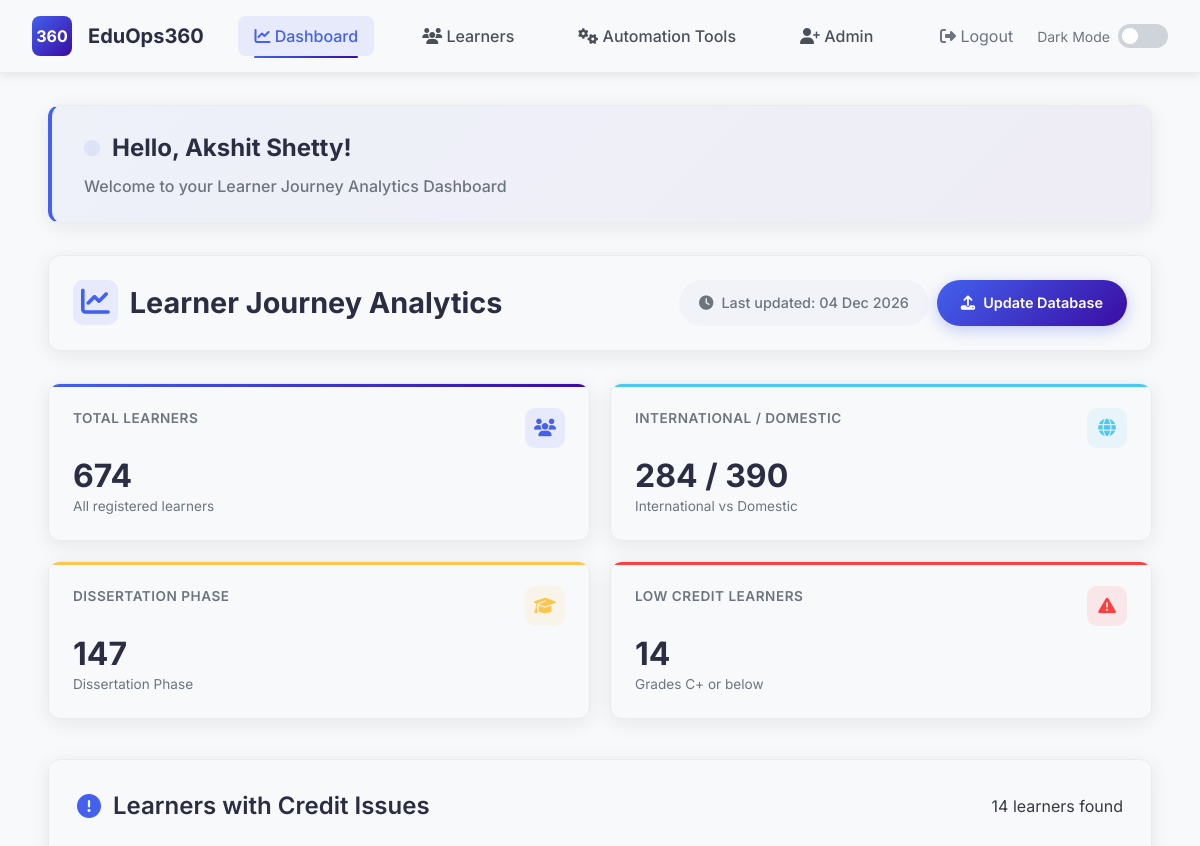
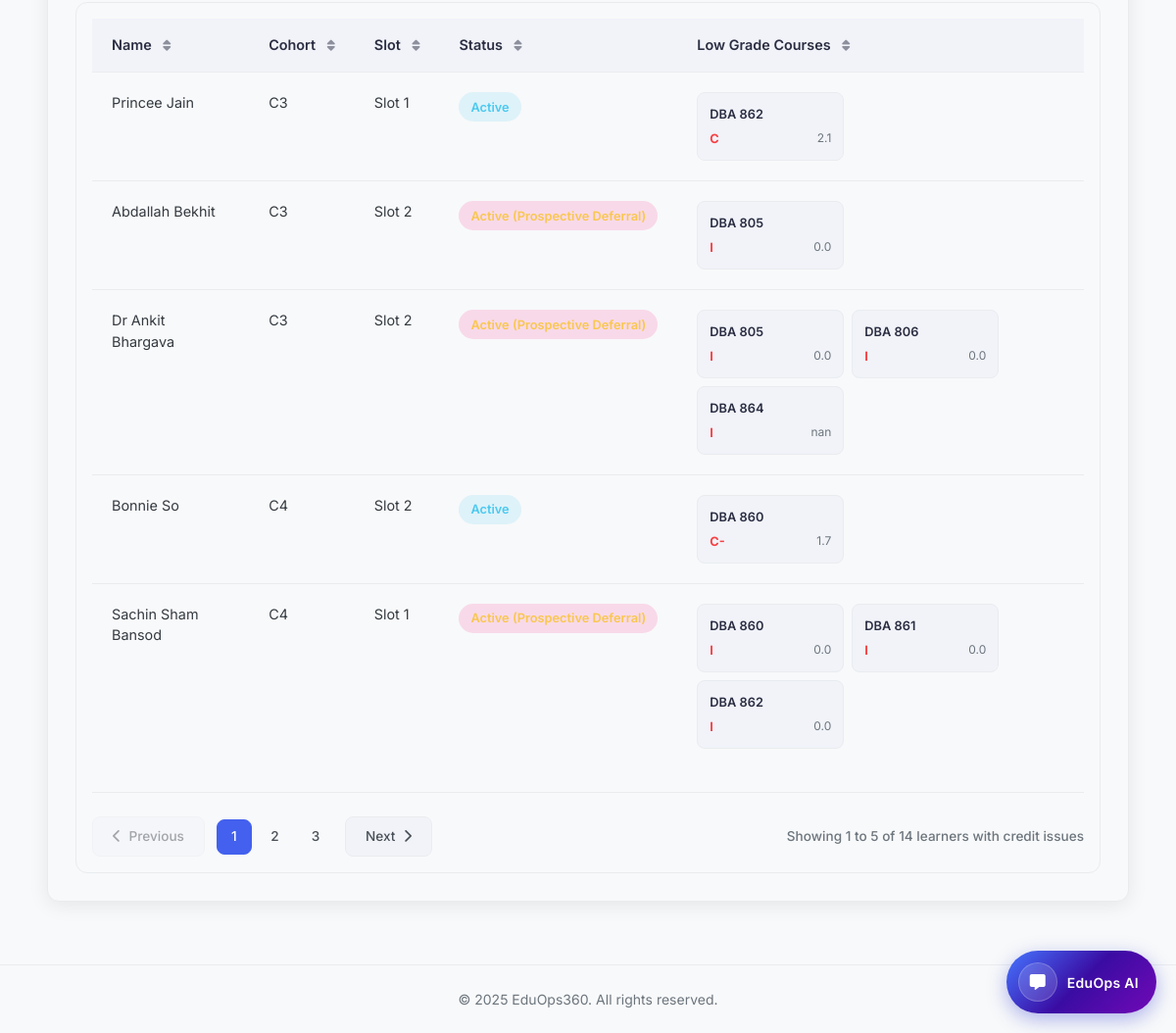
The page / (signed in) on the database its author committed (2 pictures, top to bottom).
### tables this page shows
CREATE TABLE "Gradesheet" (
"Email" TEXT,
  "User ID" TEXT,
  "First Name" TEXT,
  "Last Name" TEXT,
  "Cohort #" TEXT,
  "Cohort ID" TEXT,
  "Slot" TEXT,
  "Batch" TEXT,
  "GGU ID" TEXT,
  "Status" TEXT,
  "Courses Completed" INTEGER,
  "Overall CGPA" REAL,
  "Courses Incomplete" REAL,
  "DBA 805 Grade" TEXT,
  "DBA 805 Credit" REAL,
  "DBA 806 Grade" TEXT,
  "DBA 806 Credit" REAL,
  "DBA 863 Grade" TEXT,
  "DBA 863 Credit" REAL,
  "DBA 860 Grade" TEXT,
  "DBA 860 Credit" REAL,
  "DBA 861 Grade" TEXT,
  "DBA 861 Credit" REAL,
  "DBA 862 Grade" TEXT,
  "DBA 862 Credit" REAL,
  "DBA 864 Grade" TEXT,
  "DBA 864 Credit" REAL
);

### app.py (the view)
@app.route('/')
@login_required
def dashboard():
    cohort_filter = request.args.getlist('cohort')
    slot_filter = request.args.getlist('slot')
    status_filter = request.args.getlist('status')
    search_filter = request.args.get('search')
    page = request.args.get('page', 1, type=int)
    data = get_dashboard_data(cohort_filter, slot_filter, status_filter, search_filter, page)
    if not data:
        return "Error loading data", 500
    data['selected_cohorts'] = cohort_filter
    data['selected_slots'] = slot_filter
    data['selected_statuses'] = status_filter
    data['last_updated'] = get_last_updated_time()  # Add this line
    flash_messages = []
    return render_template('dashboard.html', **data)

### templates/dashboard.html (shortened to what this page needs)
{% extends "base.html" %}
{% block content %}
<div class="dashboard-container">
    <div class="greeting-section animated">
        <div class="greeting-content">
            <h2 class="greeting-text">
                <i class="fas fa-hand-wave"></i>
                Hello, {{ session.get('first_name', '') }} {{ session.get('last_name', '') }}!
            </h2>
            <p class="greeting-subtext">Welcome to your Learner Journey Analytics Dashboard</p>
        </div>
    </div>
    <div class="page-header">
        <h1><i class="fas fa-chart-line"></i> Learner Journey Analytics</h1>
        <div class="header-actions">
            <div class="last-updated">
                <i class="fas fa-clock"></i>
                Last updated: {{ last_updated.strftime('%d %b %Y') if last_updated else 'Just now' }}
            </div>
            <button class="btn btn-primary" onclick="showUploadModal()">
                <i class="fas fa-upload"></i> Update Database
            </button>
        </div>
    </div>
    <div class="stats-grid">
        <a href="{{ url_for('learners') }}" style="text-decoration: none; color: inherit;">
            <div class="stat-card animated">
                <div class="stat-header">
                    <div class="stat-title">Total Learners</div>
                    <div class="stat-icon">
                        <i class="fas fa-users"></i>
                    </div>
                </div>
                <div class="stat-value">{{ total_learners }}</div>
                <div class="stat-description">All registered learners</div>
            </div>
        </a>
        <div class="stat-card success animated delay-1">
            <div class="stat-header">
                <div class="stat-title">International / Domestic</div>
                <div class="stat-icon">
                    <i class="fas fa-globe"></i>
                </div>
            </div>
            <div class="stat-value">{{ international_count }} / {{ domestic_count }}</div>
            <div class="stat-description">International vs Domestic</div>
        </div>
        <div class="stat-card warning animated delay-2">
            <div class="stat-header">
                <div class="stat-title">Dissertation Phase</div>
                <div class="stat-icon">
                    <i class="fas fa-graduation-cap"></i>
                </div>
            </div>
            <div class="stat-value">{{ completed_learners_count }}</div>
            <div class="stat-description">Dissertation Phase</div>
        </div>
        <div class="stat-card danger animated delay-3 pulse">
            <div class="stat-header">
                <div class="stat-title">Low Credit Learners</div>
                <div class="stat-icon">
                    <i class="fas fa-exclamation-triangle"></i>
                </div>
            </div>
            <div class="stat-value">{{ low_credit_count }}</div>
            <div class="stat-description">Grades C+ or below</div>
        </div>
    </div>
    <div class="data-section">
        <div class="section-header">
            <h2><i class="fas fa-exclamation-circle"></i> Learners with Credit Issues</h2>
            <div class="results-count">{{ pagination.total_low_credit }} learners found</div>
        </div>
        <div class="table-container">
            {% if learners_with_low_grades %}
            <table id="learnersTable">
                <thead>
                    <tr>
                        <th onclick="sortTable(0)">Name <i class="fas fa-sort"></i></th>
                        <th onclick="sortTable(1)">Cohort <i class="fas fa-sort"></i></th>
                        <th onclick="sortTable(2)">Slot <i class="fas fa-sort"></i></th>
                        <th onclick="sortTable(3)">Status <i class="fas fa-sort"></i></th>
                        <th onclick="sortTable(4)">Low Grade Courses <i class="fas fa-sort"></i></th>
                    </tr>
                </thead>
                <tbody>
                    {% for learner in learners_with_low_grades %}
                    <tr>
                        <td>{{ learner['Name'] }}</td>
                        <td>{{ learner['Cohort'] }}</td>
                        <td>{{ learner['Slot'] }}</td>
                        <td>
                            <span
                                class="badge {% if learner['Status'] == 'Active' %}badge-active{% else %}badge-warning{% endif %}">
                                {{ learner['Status'] }}
                            </span>
                        </td>
                        <td>
                            <div class="course-blocks">
                                {% for course_info in learner['FormattedCourses'].split('; ') %}
                                {% set parts = course_info.split(': ') %}
                                {% if parts|length > 1 %}
                                {% set course_name = parts[0] %}
                                {% set details = parts[1].split(', ') %}
                                <div class="course-block">
                                    <div class="course-name">{{ course_name }}</div>
                                    <div class="course-details">
                                        <span class="course-grade">{{ details[0] }}</span>
                                        <span class="course-credit">{{ details[1] if details|length > 1 else 'N/A'
                                            }}</span>
                                    </div>
                                </div>
                                {% endif %}
                                {% endfor %}
                            </div>
                        </td>
                    </tr>
                    {% endfor %}
                </tbody>
            </table>
            {% if pagination.total_pages > 1 %}
            <div class="pagination animated">
                <div class="pagination-controls">
                    {% if pagination.has_prev %}
                    <a href="{{ url_for('dashboard', page=pagination.prev_num) }}" class="pagination-btn">
                        <i class="fas fa-chevron-left"></i> Previous
                    </a>
                    {% else %}
                    <button class="pagination-btn" disabled>
                        <i class="fas fa-chevron-left"></i> Previous
                    </button>
                    {% endif %}
                    <div class="pagination-pages">
                        {% set max_visible_pages = 5 %}
                        {% set half_range = (max_visible_pages // 2) %}
                        {% set start_page = [1, pagination.page - half_range]|max %}
                        {% set end_page = [pagination.total_pages, start_page + max_visible_pages - 1]|min %}
                        {% for p in range(start_page, end_page + 1) %}
                        {% if p == pagination.page %}
                        <span class="pagination-page active">{{ p }}</span>
                        {% else %}
                        <a href="{{ url_for('dashboard', page=p) }}" class="pagination-page">{{ p }}</a>
                        {% endif %}
                        {% endfor %}
                    </div>
                    {% if pagination.has_next %}
                    <a href="{{ url_for('dashboard', page=pagination.next_num) }}" class="pagination-btn">
                        Next <i class="fas fa-chevron-right"></i>
                    </a>
                    {% else %}
                    <button class="pagination-btn" disabled>
                        Next <i class="fas fa-chevron-right"></i>
                    </button>
                    {% endif %}
                </div>
                <div class="pagination-info">
                    Showing {{ (pagination.page - 1) * pagination.per_page + 1 }} to
                    {{ [pagination.page * pagination.per_page, pagination.total_low_credit]|min }}
                    of {{ pagination.total_low_credit }} learners with credit issues
                </div>
            </div>
            {% endif %}
            {% else %}
            <div class="empty-state">
                <i class="fas fa-check-circle"></i>
                <h3>No learners with credit issues</h3>
                <p>All learners are currently meeting the credit requirements.</p>
            </div>
            {% endif %}
        </div>
    </div>
</div>
{% endblock %}

### templates/base.html (shortened to what this page needs)
<!DOCTYPE html>
<html lang="en">
<head>
    <link rel="stylesheet" href="https://cdnjs.cloudflare.com/ajax/libs/font-awesome/6.4.0/css/all.min.css">
    <script src="https://cdn.tailwindcss.com"></script>
</head>
<body>
    <header class="header">
        <div class="logo-container">
            <div class="logo">360</div>
            <div class="app-name">EduOps360</div>
        </div>
        <nav class="nav-links">
            <a href="{{ url_for('dashboard') }}"
                class="nav-link {% if request.path == url_for('dashboard') %}active{% endif %}">
                <i class="fas fa-chart-line"></i> Dashboard
            </a>
            <a href="{{ url_for('learners') }}"
                class="nav-link {% if request.path == url_for('learners') %}active{% endif %}">
                <i class="fas fa-users"></i> Learners
            </a>
            <a href="{{ url_for('automation_tools') }}"
                class="nav-link {% if request.path == url_for('automation_tools') %}active{% endif %}">
                <i class="fas fa-cogs"></i> Automation Tools
            </a>
            {% if session.get('role') == 'admin' %}
            <a href="{{ url_for('admin_users') }}"
                class="nav-link {% if request.path == url_for('admin_users') %}active{% endif %}">
                <i class="fas fa-user-plus"></i> Admin
            </a>
            {% endif %}
        </nav>
        <div class="header-actions">
            <a href="{{ url_for('logout') }}" class="logout-btn">
                <i class="fas fa-sign-out-alt"></i> Logout
            </a>
            <div class="theme-toggle">
                <span>Dark Mode</span>
                <label class="toggle-switch">
                    <span class="slider"></span>
                </label>
            </div>
        </div>
    </header>
    <main class="main-content">
        {% block content %}{% endblock %}
    </main>
    <footer class="footer">
        <p>&copy; 2025 EduOps360. All rights reserved.</p>
    </footer>
    {% include 'chat_widget.html' %}
</body>
</html>

### templates/chat_widget.html (shortened to what this page needs)
<!DOCTYPE html>
<html lang="en">
<head>
    <link rel="stylesheet" href="https://cdnjs.cloudflare.com/ajax/libs/font-awesome/6.4.0/css/all.min.css">
</head>
<body>
    <div id="chat-float-button" class="chat-float-button">
        <div class="chat-icon-container">
            <i class="fas fa-comment-alt"></i>
        </div>
        <span class="chat-label">EduOps AI</span>
    </div>
</body>
</html>

### rows shown on the page
Gradesheet: Name "Princee Jain", Cohort "C3", Slot "Slot 1", Status "Active", course_name "DBA 862", details "C", details "2.1"
Gradesheet: Name "Abdallah Bekhit", Cohort "C3", Slot "Slot 2", Status "Active (Prospective Deferral)", course_name "DBA 805", details "I", details "0.0"
Gradesheet: Name "Dr Ankit Bhargava", Cohort "C3", Slot "Slot 2", Status "Active (Prospective Deferral)", course_name "DBA 805" "DBA 806" "DBA 864", details "I" "I" "I", details "0.0" "0.0" "nan"
Gradesheet: Name "Bonnie So", Cohort "C4", Slot "Slot 2", Status "Active", course_name "DBA 860", details "C-", details "1.7"
Gradesheet: Name "Sachin Sham Bansod", Cohort "C4", Slot "Slot 1", Status "Active (Prospective Deferral)", course_name "DBA 860" "DBA 861" "DBA 862", details "I" "I" "I", details "0.0" "0.0" "0.0"

### other values the page prints
{{ session.get('first_name', '') }} "Akshit"
{{ session.get('last_name', '') }} "Shetty"
{{ last_updated.strftime('%d %b %Y') if last_updated else 'Just now' }} "04 Dec 2026"
{{ total_learners }} "674"
{{ international_count }} "284"
{{ domestic_count }} "390"
{{ completed_learners_count }} "147"
{{ low_credit_count }} "14"
{{ pagination.total_low_credit }} "14"
{{ p }} "1"
{{ p }} "2" "3"
{{ (pagination.page - 1) * pagination.per_page + 1 }} "1"
